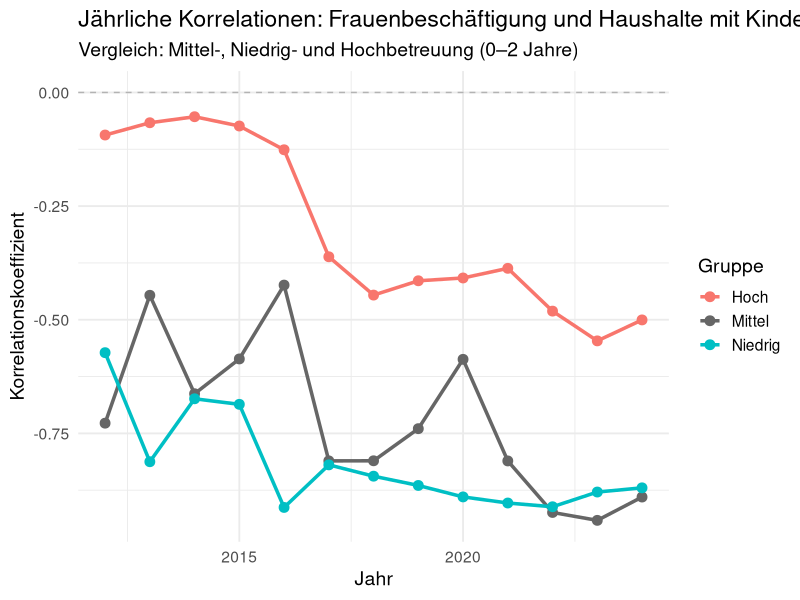

This figure's R source: (Note: this script raises an error after producing the figure.)
library(tidyverse)
library(readxl)
library(dplyr)
library(ggplot2)

ar_sheet <- read_excel("data/raw/export_ar.xlsx", sheet = "ARBEITSMARKT")

df_emp <- ar_sheet %>%
  filter(
    Indikator == "Sozialversicherungspflichtig Beschäftigte - Anteil",
    Ausprägung == "weiblich"
  ) %>%
  mutate(
    Jahr = as.numeric(Jahr),
    emp_female_pct = 100 * `Basiswert 1` / `Basiswert 2`
  ) %>%
  select(Jahr, Raumbezug, emp_female_pct)

#============ BEVÖLKERUNG Haushalte mit Kindern =============
be_sheet <- read_excel("data/raw/export_be.xlsx", sheet = "BEVÖLKERUNG")

df_households <- be_sheet %>%
  filter(
    Indikator == "Haushalte mit Kindern",
    Ausprägung == "insgesamt"
  ) %>%
  mutate(
    Jahr = as.numeric(Jahr),
    households_pct = 100 * `Basiswert 1` / `Basiswert 2`
  ) %>%
  select(Jahr, Raumbezug, households_pct)

# ——————————————————Kinderbetreuung————————————————————————————————
ki <- read_excel("data/raw/export_ki.xlsx", sheet = "KINDERBETREUUNG")

ki_0bis2 <- ki %>% 
  filter(
    Indikator == "Altersgruppen",
    Ausprägung == "bis 2 Jahre"
  ) %>% 
  select(Jahr, Raumbezug, `Basiswert 1`) %>%
  rename(kinder_betreut = `Basiswert 1`)

be_0bis2 <- be_sheet %>% 
  filter(
    Indikator == "Altersgruppen",
    Ausprägung == "bis 2 Jahre"
  ) %>% 
  select(Jahr, Raumbezug, `Basiswert 1`) %>%
  rename(kinder_total = `Basiswert 1`)

df_betreut <- left_join(
  be_0bis2, ki_0bis2,
  by = c("Jahr", "Raumbezug")
) %>%
  mutate(
    anteil_betreut = 100 * kinder_betreut / kinder_total
  ) %>%
  select(Jahr, Raumbezug, anteil_betreut)

# Join together
df_all <- df_emp %>%
  inner_join(df_households, by = c("Jahr", "Raumbezug")) %>%
  inner_join(df_betreut,    by = c("Jahr", "Raumbezug"))

# Yearly correlation
years <- sort(unique(df_all$Jahr))

corr_df <- map_df(years, function(y) {
  
  df_y <- df_all %>% filter(Jahr == y)
  
  qu <- quantile(df_y$anteil_betreut, probs = c(0, 1/3, 2/3, 1), na.rm = TRUE)
  
  df_y <- df_y %>%
    mutate(
      betreuung_group = cut(
        anteil_betreut,
        breaks = qu,
        labels = c("Niedrig", "Mittel", "Hoch"),
        include.lowest = TRUE
      )
    )
  
  tibble(
    Jahr = y,
    
    # ⭐ 用 Mittel 替代 Gesamt
    Mittel = cor(
      df_y %>% filter(betreuung_group == "Mittel") %>% pull(emp_female_pct),
      df_y %>% filter(betreuung_group == "Mittel") %>% pull(households_pct),
      use = "complete.obs"
    ),
    
    Niedrig = cor(
      df_y %>% filter(betreuung_group == "Niedrig") %>% pull(emp_female_pct),
      df_y %>% filter(betreuung_group == "Niedrig") %>% pull(households_pct),
      use = "complete.obs"
    ),
    
    Hoch = cor(
      df_y %>% filter(betreuung_group == "Hoch") %>% pull(emp_female_pct),
      df_y %>% filter(betreuung_group == "Hoch") %>% pull(households_pct),
      use = "complete.obs"
    )
  )
})

# ------- 变成长格式 --------
corr_long <- corr_df %>%
  pivot_longer(cols = c("Mittel", "Niedrig", "Hoch"),
               names_to = "Group",
               values_to = "Correlation")

# ------- 绘图（全部德语）--------
 kor_group <- ggplot(corr_long, aes(x = Jahr, y = Correlation, color = Group)) +
  geom_hline(yintercept = 0, linetype = "dashed", color = "grey70") +
  geom_line(linewidth = 1.2) +
  geom_point(size = 3) +
  scale_color_manual(values = c(
    "Mittel"  = "grey40",
    "Niedrig" = "#00bfc4",
    "Hoch"    = "#f8766d"
  )) +
  theme_minimal(base_size = 14) +
  labs(
    title = "Jährliche Korrelationen: Frauenbeschäftigung und Haushalte mit Kindern",
    subtitle = "Vergleich: Mittel-, Niedrig- und Hochbetreuung (0–2 Jahre)",
    x = "Jahr",
    y = "Korrelationskoeffizient",
    color = "Gruppe"
  )

saveRDS(kor_group, "results/figures/m_effekt/m_effekt_kor_group.rds")
